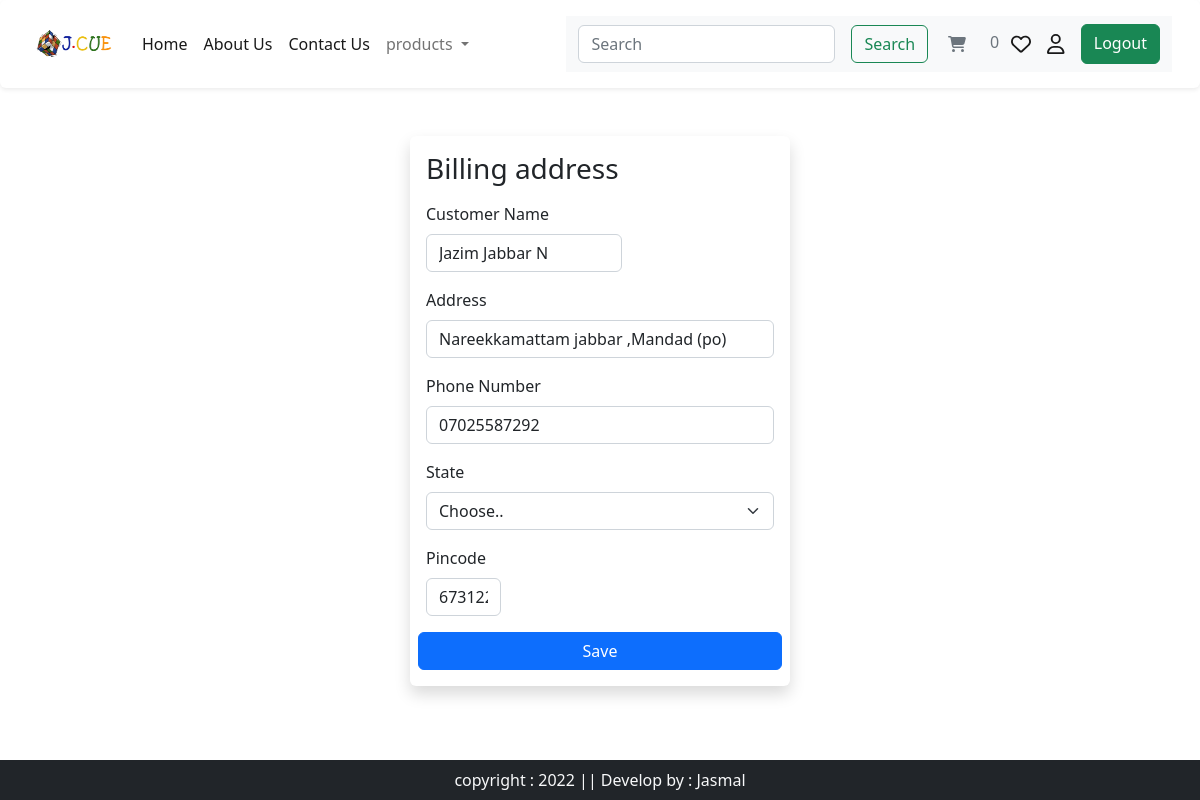
The app's page /payment/edit_address/21 (signed in) with its own data.
### payment/models.py (models this page shows, shortened)
class Address(models.Model):
    user = models.ForeignKey(User, on_delete=models.CASCADE)
    full_name = models.CharField(max_length=50, null=True, blank=True)
    address1 = models.CharField(max_length=250, null=True, blank=True)
    address2 = models.CharField(max_length=250, null=True, blank=True)
    city = models.CharField(max_length=100, null=True, blank=True)
    phone = models.CharField(max_length=100, null=True, blank=True)
    post_code = models.CharField(max_length=20, null=True, blank=True)
    class Meta:
        verbose_name_plural = "Addresses"

### payment/views.py (the view)
# urls.py: path('edit_address/<int:aid>', views.edit_address, name='edit_address'),
def edit_address(request, aid):
    if request.user.is_authenticated:
        address = Address.objects.get(id=aid)
        return render(request,'payment/edit_address.html', {'address':address})
    else:
        return redirect('home')

### acount/context_processor.py (called while the page is built)
def categories(request):
    cat = Category.objects.all()
    return {'cat': cat}

### basket/basket.py (called while the page is built)
    def __len__(self):
        return sum(item['qty'] for item in self.basket.values())

### basket/context_processors.py (called while the page is built)
def basket(request):
    return {'basket':Basket(request)}

### templates/payment/edit_address.html (shortened to what this page needs)
{% extends "app/base.html" %}
{% load static %}
{% block main-content %}
<div class="container">
    <div class="row justify-content-center mt-5">
        <div class="col-md-4 shadow p-3 mb-5 bg-white rounded">
    <form method="post" action="{% url 'payment:edit_product_action' %}">
    <h3 class="mb-3">Billing address</h3>
    <div class="row g-3">
      <div class="col-md-7">
        <label for="custName" class="form-label">Customer Name</label>
        <input type="text" class="form-control" name="custName" id="custName" value="{{address.full_name}}" required>
      </div>
      <div class="col-12">
        <label for="address" class="form-label">Address</label>
        <input type="text" class="form-control" id="custAdd" name="custAdd" value="{{address.address1}}" required>
      </div>
      <div class="col-12">
        <label for="address2" class="form-label">Phone Number</label>
        <input type="text" class="form-control" id="custAdd2" name="phone" value="{{address.phone}}" >
      </div>
      <div class="col-mod-5">
        <label for="country" class="form-label">State</label>
        <select class="form-select" name="state" id="country" required value="{{address.city}}">
            <option value="state">Choose..</option>
        </select>
      </div>
      <div class="col-md-3">
        <label for="postCode" class="form-label">Pincode</label>
        <input type="text" class="form-control" id="postCode" name="pincode" required value="{{address.post_code}}" required>
      </div>
        <br>
        <button type="submit" class="btn btn-primary" >Save </button>
  </form>
</div>
</div>
{% endblock %}

### records on screen
Address: custName "Jazim Jabbar N", custAdd "Nareekkamattam jabbar ,Mandad (po)", phone "07025587292", state "Choose..", pincode "673122"
